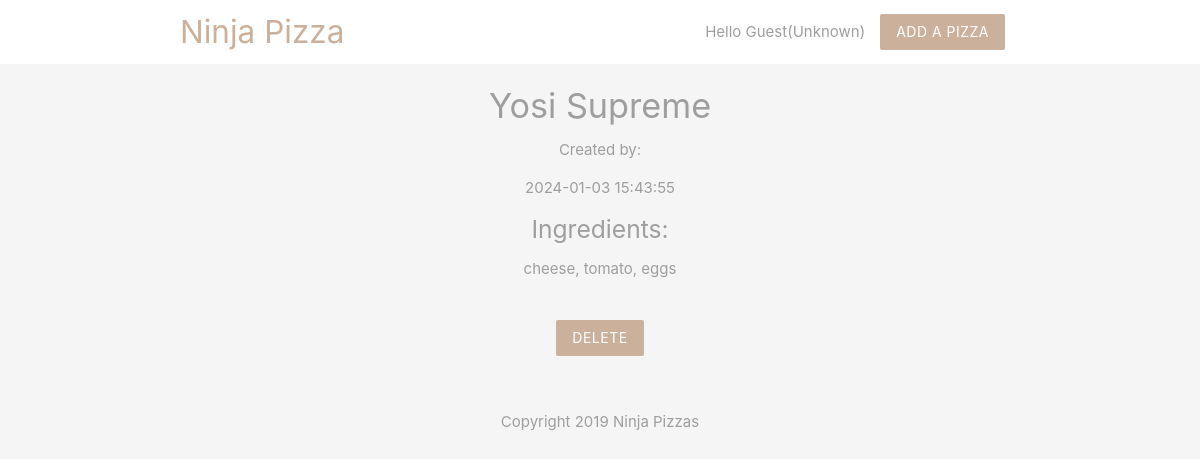
The app's page /details.php?id=3 with its own data.
### tables this page shows
CREATE TABLE `pizzas` (
  `id` int(11) NOT NULL,
  `title` varchar(255) NOT NULL,
  `ingredients` varchar(255) NOT NULL,
  `email` varchar(255) NOT NULL,
  `created_at` timestamp NOT NULL DEFAULT current_timestamp()
);

### details.php (the view, shortened to what this page needs)
<?php
 include('config/db_connect.php');
if(isset($_GET['id'])) {
    $id = mysqli_real_escape_string($conn, $_GET['id']);
    $sql = "SELECT * FROM pizzas WHERE id = $id";
    $result = mysqli_query($conn, $sql);
    $pizza = mysqli_fetch_assoc($result);
}
?>
<!DOCTYPE html>
<html lang="en">
<?php include('templates/header.php'); ?>
    <div class="container center grey-text">
        <?php if ($pizza): ?>
            <h4><?php echo htmlspecialchars($pizza['title']); ?></h4>
            <p>Created by: <?php htmlspecialchars($pizza['email']); ?></p>
            <p><?php echo date($pizza['created_at']); ?></p>
            <h5>Ingredients:</h5>
            <p><?php echo htmlspecialchars($pizza['ingredients']); ?></p>
            <form action="details.php" method="POST">
                <input type="submit" name="delete" value="Delete" class="btn brand z-depth-0">
            </form>
        <?php else: ?>
            <h5>No such pizza exists!</h5>
        <?php endif; ?>
    </div>
<?php include('templates/footer.php'); ?>
</html>

### templates/header.php (style rules this page uses)
.brand { background: #cbb09c !important; }
form { max-width: 460px; margin: 20px auto; padding: 20px; }

### records on screen
pizzas: title "Yosi Supreme", created_at "2024-01-03 15:43:55", ingredients "cheese, tomato, eggs"

### other values on screen
$name "Guest"
$gender "Unknown"
